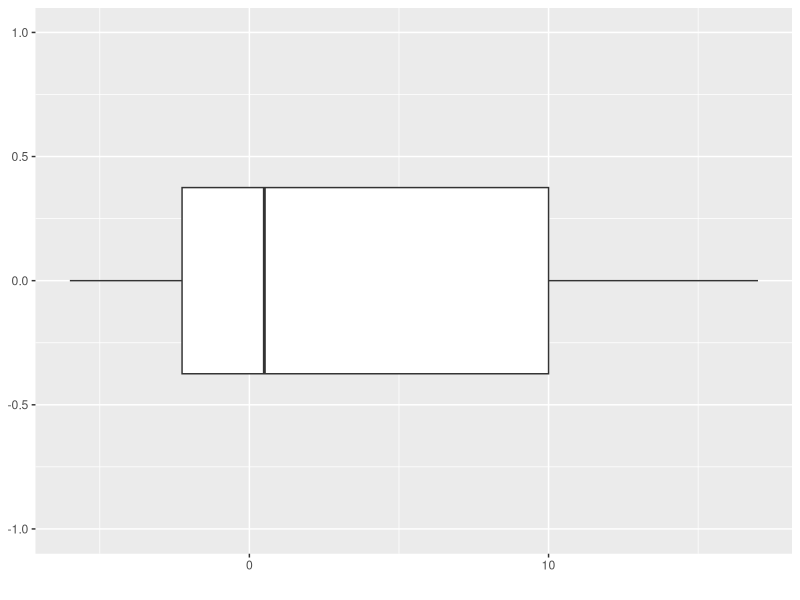

Write the R code that produced this figure.
library(ggplot2)

dataset <- read.csv("boxplot.csv", header = FALSE)
colnames(dataset) <- c("X")

svg("boxplot.svg")
ggplot(data = dataset, mapping = aes(x = X)) +
ylim(-1, 1) + geom_boxplot() + labs(x = "")
dev.off()
